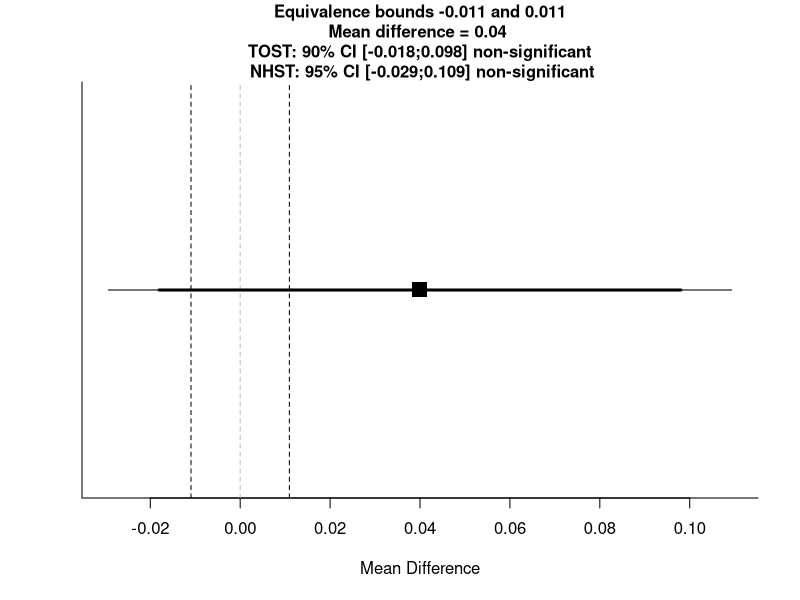
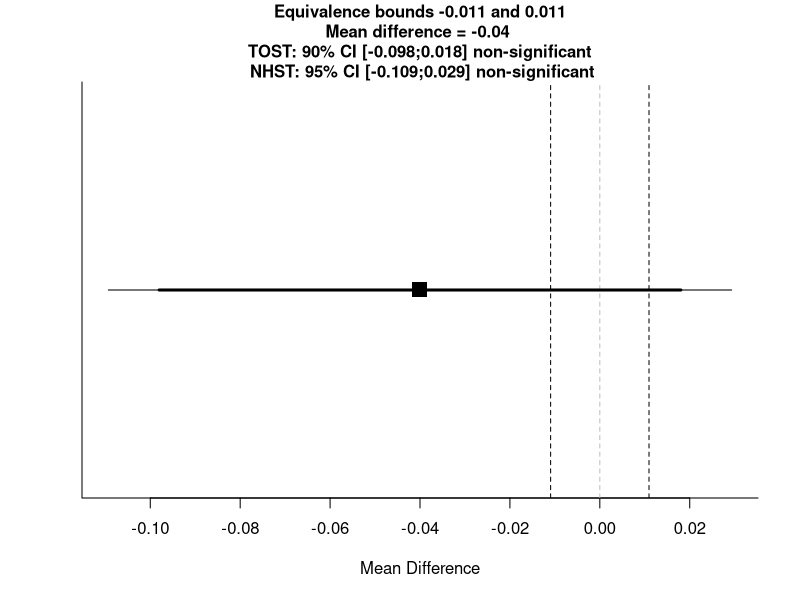

The R source for these figures, in order:
## TOST calculator
## - specify TOST using Cohen's d and Bayes using raw effects

# 2017/10/05 - Updated to include Cauchy distribution specification
# 2017/11/21 - Updated so now sensitive to direction of data (e.g., negative and positive results don't produce the same BF)

TOSTtwo<-function(m1,m2,sd1,sd2,n1,n2,low_eqbound_d, high_eqbound_d, alpha, var.equal, prior_dist, effect_prior, se_prior, df_prior){
  if(missing(alpha)) {
    alpha<-0.05
  }
  if(missing(var.equal)) {
    var.equal<-FALSE
  }
  if(var.equal==TRUE) {
    sdpooled<-sqrt((((n1 - 1)*(sd1^2)) + (n2 - 1)*(sd2^2))/((n1+n2)-2)) #calculate sd pooled
    low_eqbound<-low_eqbound_d*sdpooled
    high_eqbound<-high_eqbound_d*sdpooled
    degree_f<-n1+n2-2
    t1<-((m1-m2)-low_eqbound)/(sdpooled*sqrt(1/n1 + 1/n2))  #students t-test lower bound
    p1<-pt(t1, degree_f, lower.tail=FALSE)
    t2<-((m1-m2)-high_eqbound)/(sdpooled*sqrt(1/n1 + 1/n2)) #students t-test upper bound
    p2<-pt(t2, degree_f, lower.tail=TRUE)
    t<-(m1-m2)/(sdpooled*sqrt(1/n1 + 1/n2))
    pttest<-2*pt(-abs(t), df=degree_f)
    LL90<-(m1-m2)-qt(1-alpha, n1+n2-2)*(sdpooled*sqrt(1/n1 + 1/n2))
    UL90<-(m1-m2)+qt(1-alpha, n1+n2-2)*(sdpooled*sqrt(1/n1 + 1/n2))
    LL95<-(m1-m2)-qt(1-(alpha/2), n1+n2-2)*(sdpooled*sqrt(1/n1 + 1/n2))
    UL95<-(m1-m2)+qt(1-(alpha/2), n1+n2-2)*(sdpooled*sqrt(1/n1 + 1/n2))
  } else {
    sdpooled<-sqrt((sd1^2 + sd2^2)/2) #calculate sd root mean squared for Welch's t-test
    low_eqbound<-low_eqbound_d*sdpooled
    high_eqbound<-high_eqbound_d*sdpooled
    degree_f<-(sd1^2/n1+sd2^2/n2)^2/(((sd1^2/n1)^2/(n1-1))+((sd2^2/n2)^2/(n2-1))) #degrees of freedom for Welch's t-test
    t1<-((m1-m2)-low_eqbound)/sqrt(sd1^2/n1 + sd2^2/n2) #welch's t-test upper bound
    p1<-pt(t1, degree_f, lower.tail=FALSE) #p-value for Welch's TOST t-test
    t2<-((m1-m2)-high_eqbound)/sqrt(sd1^2/n1 + sd2^2/n2) #welch's t-test lower bound
    p2<-pt(t2, degree_f, lower.tail=TRUE) #p-value for Welch's TOST t-test
    t<-(m1-m2)/sqrt(sd1^2/n1 + sd2^2/n2) #welch's t-test NHST
    pttest<-2*pt(-abs(t), df=degree_f) #p-value for Welch's t-test
    LL90<-(m1-m2)-qt(1-alpha, degree_f)*sqrt(sd1^2/n1 + sd2^2/n2) #Lower limit for CI Welch's t-test
    UL90<-(m1-m2)+qt(1-alpha, degree_f)*sqrt(sd1^2/n1 + sd2^2/n2) #Upper limit for CI Welch's t-test
    LL95<-(m1-m2)-qt(1-(alpha/2), degree_f)*sqrt(sd1^2/n1 + sd2^2/n2) #Lower limit for CI Welch's t-test
    UL95<-(m1-m2)+qt(1-(alpha/2), degree_f)*sqrt(sd1^2/n1 + sd2^2/n2) #Upper limit for CI Welch's t-test
  }
  ptost<-max(p1,p2) #Get highest p-value for summary TOST result
  ttost<-ifelse(abs(t1) < abs(t2), t1, t2) #Get lowest t-value for summary TOST result
  dif<-(m1-m2)
  testoutcome<-ifelse(pttest<alpha,"significant","non-significant")
  TOSToutcome<-ifelse(ptost<alpha,"significant","non-significant")
  plot(NA, ylim=c(0,1), xlim=c(min(LL90,low_eqbound)-max(UL90-LL90, high_eqbound-low_eqbound)/10, max(UL90,high_eqbound)+max(UL90-LL90, high_eqbound-low_eqbound)/10), bty="l", yaxt="n", ylab="",xlab="Mean Difference")
  points(x=dif, y=0.5, pch=15, cex=2)
  abline(v=high_eqbound, lty=2)
  abline(v=low_eqbound, lty=2)
  abline(v=0, lty=2, col="grey")
  segments(LL90,0.5,UL90,0.5, lwd=3)
  segments(LL95,0.5,UL95,0.5, lwd=1)
  title(main=paste("Equivalence bounds ",round(low_eqbound,digits=3)," and ",round(high_eqbound,digits=3),"\nMean difference = ",round(dif,digits=3)," \n TOST: ", 100*(1-alpha*2),"% CI [",round(LL90,digits=3),";",round(UL90,digits=3),"] ", TOSToutcome," \n NHST: ", 100*(1-alpha),"% CI [",round(LL95,digits=3),";",round(UL95,digits=3),"] ", testoutcome,sep=""), cex.main=1)
  if(var.equal == TRUE) {
    message(cat("Using alpha = ",alpha," Student's t-test was ",testoutcome,", t(",degree_f,") = ",t,", p = ",pttest,sep=""))
    cat("\n")
    message(cat("Using alpha = ",alpha," the equivalence test based on Student's t-test was ",TOSToutcome,", t(",degree_f,") = ",ttost,", p = ",ptost,sep=""))
  } else {
    message(cat("Using alpha = ",alpha," Welch's t-test was ",testoutcome,", t(",degree_f,") = ",t,", p = ",pttest,sep=""))
    cat("\n")
    message(cat("Using alpha = ",alpha," the equivalence test based on Welch's t-test  was ",TOSToutcome,", t(",degree_f,") = ",ttost,", p = ",ptost,sep=""))
  }
  TOSTresults<-data.frame(t1,p1,t2,p2,degree_f)
  colnames(TOSTresults) <- c("t-value 1","p-value 1","t-value 2","p-value 2","df")
  bound_d_results<-data.frame(low_eqbound_d,high_eqbound_d)
  colnames(bound_d_results) <- c("low bound d","high bound d")
  bound_results<-data.frame(low_eqbound,high_eqbound)
  colnames(bound_results) <- c("low bound raw","high bound raw")
  CIresults<-data.frame(LL90,UL90)
  colnames(CIresults) <- c(paste("Lower Limit ",100*(1-alpha*2),"% CI raw",sep=""),paste("Upper Limit ",100*(1-alpha*2),"% CI raw",sep=""))
  cat("TOST results:\n")
  print(TOSTresults)
  cat("\n")
  cat("Equivalence bounds (Cohen's d):\n")
  print(bound_d_results)
  cat("\n")
  cat("Equivalence bounds (raw scores):\n")
  print(bound_results)
  cat("\n")
  cat("TOST confidence interval:\n")
  print(CIresults)
  #below added BF calc
  bayes<-TRUE #expect to provide bayes
  if(missing(effect_prior)) {
    bayes<-FALSE #if no prior effect size is provided, BF not calculated
  }
  if(bayes==TRUE) {
    if(prior_dist=="normal") {
      if(missing(se_prior)) {
        se_prior<-effect_prior/2 #if not specified otherwise, default SE is effect/2
      }
    }
    if(prior_dist=="halfnormal") {
      if(missing(se_prior)) {
        se_prior<-effect_prior #if not specified otherwise, default SE is effect
        effect_prior<-0 #halfnormal is centered on 0
      } }
    if(prior_dist=="cauchy") {
      df_prior<-1
      {
        if(missing(se_prior)) 
        {df_prior<-1
        se_prior<-effect_prior/2} #if not specified otherwise, default SE is effect
      }}
    if(prior_dist=="halfcauchy") {
      {df_prior<-1}
      if(missing(se_prior)) {
        df_prior<-1
        se_prior<-effect_prior #if not specified otherwise, default SE is effect
        effect_prior<-0 #halfcauchy is centered on 0
      }}
    
    if(missing(df_prior)) {
      df_prior<-1000 #if not specified otherwise, default df = 100000 (practically normal)
    }
    theta <- effect_prior - 10 * se_prior
    incr <- se_prior / 200
    theta=seq(from = effect_prior - 10 * se_prior, by = incr, length = 4001)
    dist_theta <- dt(x = (theta-effect_prior)/se_prior, df=df_prior)
    if(prior_dist=="halfnormal"){
      dist_theta[theta <= 0] = 0
    }
    if(prior_dist=="halfcauchy"){
      dist_theta[theta <= 0] = 0
    }
    dist_theta_alt = dist_theta/sum(dist_theta)
    likelihood <- dt((dif-theta)/(dif/t), df = degree_f) #use abs(dif) - can be set to d
    likelihood_alt = likelihood/sum(likelihood)
    height <- dist_theta * likelihood
    area <- sum(height * incr)
    normarea <- sum(dist_theta * incr)
    height_alt = dist_theta_alt * likelihood_alt
    height_alt = height_alt/sum(height_alt)
    LikelihoodTheory <- area/normarea
    LikelihoodNull <- dt(dif/(dif/t), df = degree_f)
    BayesFactor <- round(LikelihoodTheory / LikelihoodNull, 2)
    bayes_results <- data.frame(BayesFactor, LikelihoodTheory, LikelihoodNull)
    colnames(bayes_results) <- c("Bayes Factor","Likelihood (alternative)","Likelihood (null)")
    cat("Bayes Results:\n")
    print(bayes_results)
    cat("\n")
    invisible(list(TOST_t1=t1,TOST_p1=p1,TOST_t2=t2,TOST_p2=p2, TOST_df=degree_f,alpha=alpha,low_eqbound=low_eqbound,high_eqbound=high_eqbound,low_eqbound=low_eqbound,high_eqbound=high_eqbound, LL_CI_TOST=LL90,UL_CI_TOST=UL90,bf=BayesFactor, ll_theory=LikelihoodTheory, ll_null=LikelihoodNull))
    
  }}


## Checking directionality - Moon and Roeder data
# means one way
TOSTtwo(m1  = 0.50,
               m2  = 0.46,
               sd1 = 0.18,
               sd2 = 0.17,
               n1  = 48,
               n2  = 53,
               low_eqbound  = -0.0625,
               high_eqbound =  0.0625,
               alpha = .05,
               prior_dist="halfnormal",
               effect_prior=0,
               se_prior=0.05
)
# B = 1.47




# means switched around
TOSTtwo(m1  = 0.46,
               m2  = 0.50,
               sd1 = 0.17,
               sd2 = 0.18,
               n1  = 53,
               n2  = 48,
               low_eqbound  = -0.0625,
               high_eqbound =  0.0625,
               alpha = .05,
               prior_dist="halfnormal",
               effect_prior=0,
               se_prior=0.05
)
# B = 0.31


